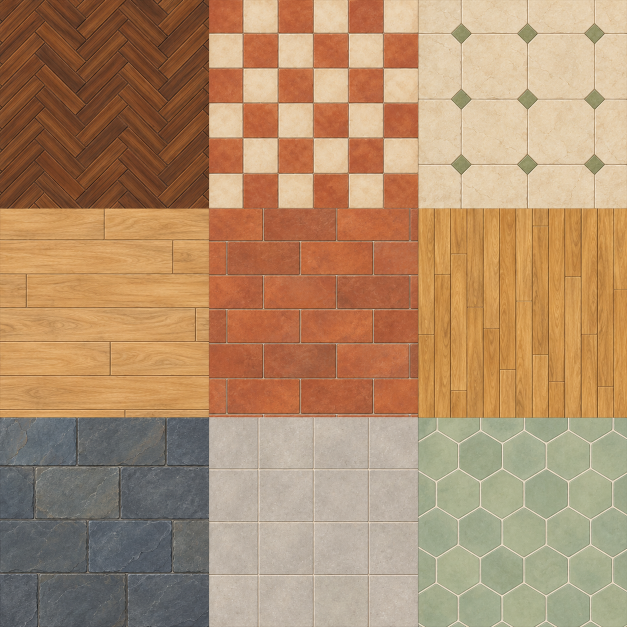
#> input picture arte/fontes/cidade/pisos_familias/atlas.png, 1254 x 1254 px, found by its file name (shown at 1/2 size)
$ python preparar_terra_raizes.py
#> lines starting #> are read from the running program, lines starting #| are printed output that depends on the picture
#!/usr/bin/env python3
"""Separa os quatro tiles opacos de terra e raízes do atlas sazonal."""
from pathlib import Path
from PIL import Image
RAIZ = Path(__file__).resolve().parents[2]

def main():
    imagem = Image.open(RAIZ / 'arte/fontes/campanha/terra_raizes/atlas.png').convert('RGB')
#> imagem is the input picture: PIL image 1254x1254 RGB; mean R, G, B 175.6, 141.3, 108
    largura, altura = imagem.size
#> largura = 1254; altura = 1254
    for i, estacao in enumerate(['primavera', 'verao', 'outono', 'inverno']):
        x, y = i % 2, i // 2
        tile = imagem.crop((x*largura//2,y*altura//2,(x+1)*largura//2,(y+1)*altura//2))
        pasta = RAIZ / 'assets/cenario/campanha/clareiras' / estacao
        pasta.mkdir(parents=True,exist_ok=True)
        tile.resize((512,512),Image.Resampling.LANCZOS).save(pasta/'terra_raizes.png')
#> this loop made 4 passes
#> pass 1, in main, `tile = imagem.crop((x*largura//2,y*altura//2,(x+1)*largura//2,(y+1)*al..`:
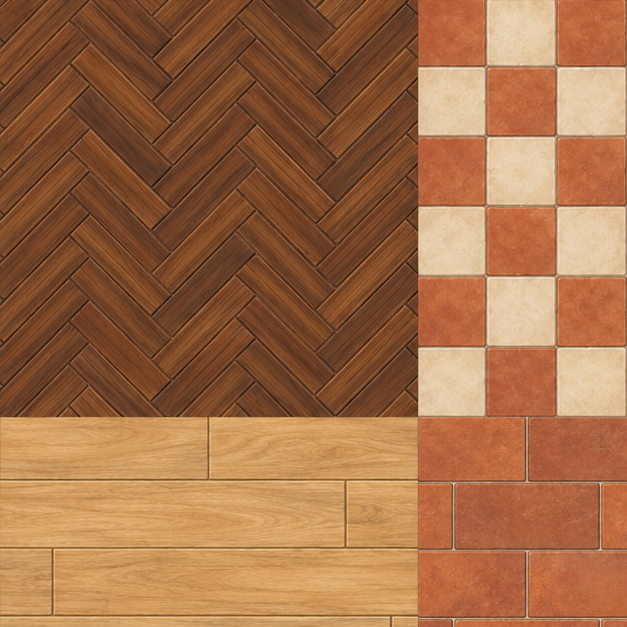
#> tile: PIL image 627x627 RGB; mean R, G, B 162.7, 109.5, 71.5
#> pass 2, in main, `tile = imagem.crop((x*largura//2,y*altura//2,(x+1)*largura//2,(y+1)*al..`:
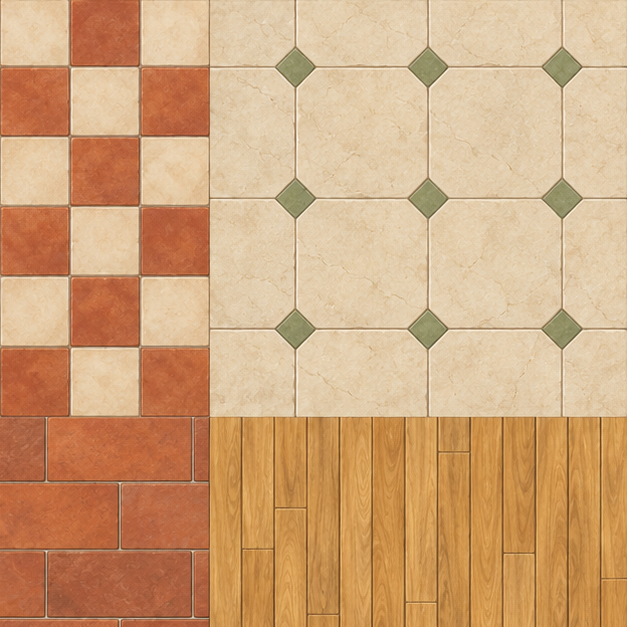
#> tile: PIL image 627x627 RGB; mean R, G, B 208.1, 165.4, 123.7
#> after the loop:
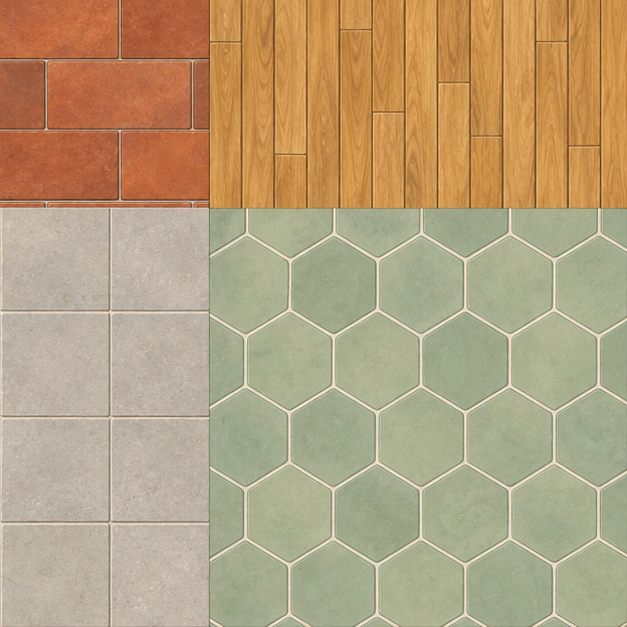
#> tile: PIL image 627x627 RGB; mean R, G, B 181.3, 160.6, 125.7

if __name__ == '__main__': main()
